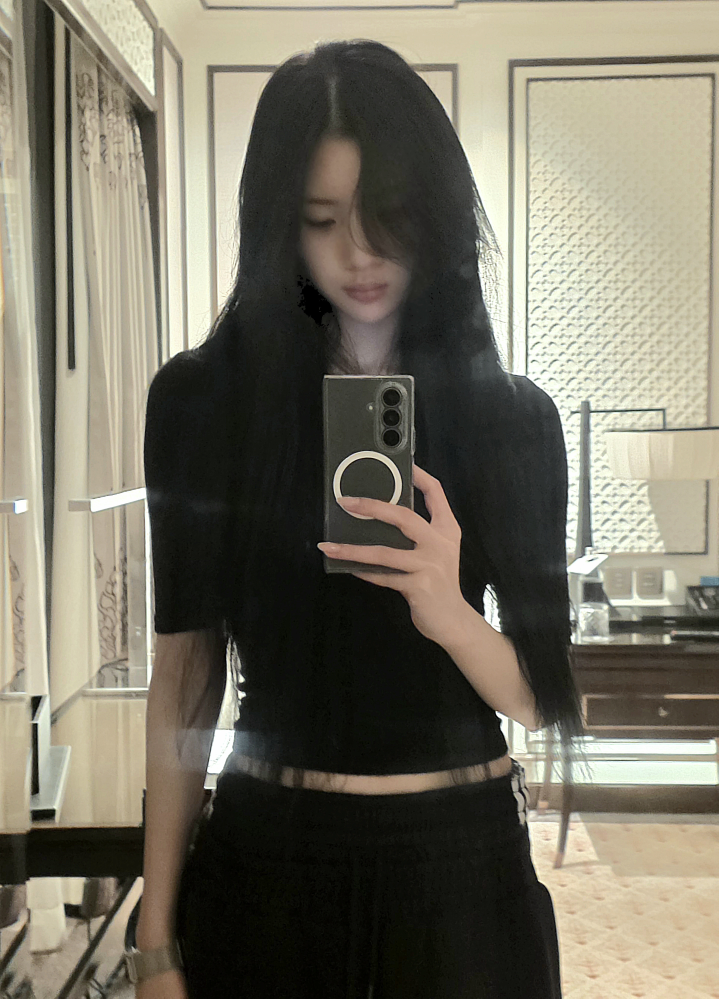
#> input picture modules/module-01-opencv-fundamentals/notebooks/h2hjuun.jpg, 2873 x 3993 px, given in place of the camera (shown at 1/4 size)
$ jupyter execute handson_kamera.ipynb   (older library calls are emulated)   (text cells are left out)
#> lines starting #> are read from the running program, lines starting #| are printed output that depends on the picture; after the words box and inside, x2 and y2 are one past the last pixel; in counts of white or black regions, pixels touching at a corner belong together
[cell 1]
import sys
import numpy as np
import cv2
import matplotlib.pyplot as plt

try:
    from numba import njit
    HAS_NUMBA = True
except ImportError:
    HAS_NUMBA = False

    # [4 lines left out: function njit, not called in this run]

IN_COLAB = 'google.colab' in sys.modules
MAX_SIDE = 320  # foto diperkecil ke sisi terpanjang ini supaya loop manual dan GrabCut tidak lama
print('Colab:', IN_COLAB, '| numba:', HAS_NUMBA)


def resize_max(a, max_side=MAX_SIDE):
    h, w = a.shape[:2]
    scale = max_side / max(h, w)
    if scale >= 1:
        return a
    return cv2.resize(a, (int(w * scale), int(h * scale)), interpolation=cv2.INTER_AREA)


def normalize_to_uint8(a):
    a = a.astype(np.float64)
    a = a - a.min()
    if a.max() > 0:
        a = a / a.max() * 255
    return a.astype(np.uint8)


def show(images, titles, cols=3, size=(4, 4)):
    rows = (len(images) + cols - 1) // cols
    fig, axes = plt.subplots(rows, cols, figsize=(size[0] * cols, size[1] * rows))
    axes = np.array(axes).reshape(-1)
    for ax, im, t in zip(axes, images, titles):
        if im.ndim == 2:
            ax.imshow(im, cmap='gray', vmin=0, vmax=255)
        else:
            ax.imshow(im)
        ax.set_title(t)
        ax.axis('off')
    for ax in axes[len(images):]:
        ax.axis('off')
    plt.tight_layout()
    plt.show()

[cell 2]
# ---------- Colab: ambil foto lewat JavaScript di browser ----------
# [37 lines left out: function take_photo_colab, not called in this run]


# ---------- Lokal: ambil satu frame lewat OpenCV ----------
def take_photo_local(cam_index=0, warmup=15):
#> called with cam_index = 0, warmup = 15
    cap = cv2.VideoCapture(cam_index)
    if not cap.isOpened():
        raise RuntimeError('Kamera tidak bisa dibuka. Cek izin kamera, nilai cam_index (coba 1), '
                           'dan pastikan kamera tidak dipakai aplikasi lain.')
    try:
        for _ in range(warmup):  # buang beberapa frame awal supaya exposure menyesuaikan
            cap.read()
#> this loop made 15 passes
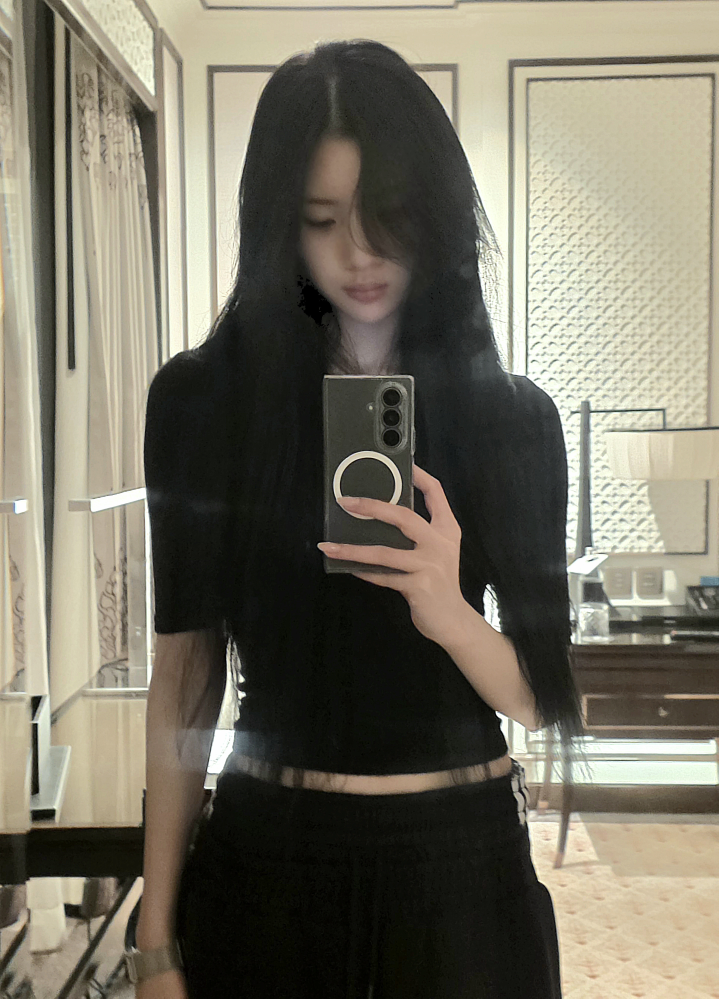
#> input picture modules/module-01-opencv-fundamentals/notebooks/h2hjuun.jpg, 2873 x 3993 px, given in place of the camera (shown at 1/4 size)
        ok, frame = cap.read()
#> frame is the input picture: shape (3993, 2873, 3); mean B, G, R 99.9, 114.5, 118.9
    finally:
        cap.release()
    if not ok:
        raise RuntimeError('Gagal membaca frame dari kamera.')
    return frame


def take_photo():
    return take_photo_colab() if IN_COLAB else take_photo_local()

[cell 3]
raw_bgr = take_photo()
photo_bgr = resize_max(raw_bgr)                          # BGR, untuk fungsi OpenCV
photo = cv2.cvtColor(photo_bgr, cv2.COLOR_BGR2RGB)       # RGB, untuk matplotlib
gray = cv2.cvtColor(photo_bgr, cv2.COLOR_BGR2GRAY)

print('Ukuran asli:', raw_bgr.shape[1], 'x', raw_bgr.shape[0], '| dipakai:', photo.shape[1], 'x', photo.shape[0])
#| Ukuran asli: 2873 x 3993 | dipakai: 230 x 320
cv2.imwrite('foto_kamera.jpg', raw_bgr)                  # simpan foto asli (di Colab: panel Files di kiri)
show([photo, gray], ['Foto kamera', 'Grayscale'], cols=2, size=(5, 5))
#> in show, `rows = (len(images) + cols - 1) // cols`: rows = 1
#> the loop in show, `for ax, im, t in zip(axes, images, titles):` made 2 passes
#> t on passes 1 to 2: 'Foto kamera', 'Grayscale'

[cell 4]
@njit
def _convolve_loops(padded, flipped, h, w):
    kh, kw = flipped.shape
    out = np.zeros((h, w), dtype=np.float64)
    for y in range(h):
        for x in range(w):
            s = 0.0
            for i in range(kh):
                for j in range(kw):
                    s += padded[y + i, x + j] * flipped[i, j]
            out[y, x] = s
    return out


def convolve2d(image, kernel, padding='reflect'):
#> called with image = array of shape (8, 8), kernel = array of shape (5, 5), padding = 'reflect'
    image = image.astype(np.float64)
    kh, kw = kernel.shape
    ph, pw = kh // 2, kw // 2
    mode = {'zero': 'constant', 'replicate': 'edge', 'reflect': 'reflect'}[padding]
    padded = np.pad(image, ((ph, ph), (pw, pw)), mode=mode)
    flipped = np.ascontiguousarray(np.flipud(np.fliplr(kernel)), dtype=np.float64)
    h, w = image.shape
#> h = 8; w = 8
    return _convolve_loops(padded, flipped, h, w)


def to_uint8(a):
    return np.clip(a, 0, 255).astype(np.uint8)


def gaussian_kernel(size=5, sigma=1.0):
    ax = np.arange(size) - size // 2
    xx, yy = np.meshgrid(ax, ax)
    k = np.exp(-(xx ** 2 + yy ** 2) / (2 * sigma ** 2))
    return k / k.sum()


# Verifikasi manual vs OpenCV
k_mean = np.ones((5, 5)) / 25.0
convolve2d(gray[:8, :8], k_mean)  # pemanasan (kompilasi numba)
manual = convolve2d(gray, k_mean)
ref = cv2.filter2D(gray.astype(np.float64), -1, k_mean, borderType=cv2.BORDER_REFLECT_101)
print('Selisih maksimum manual vs OpenCV:', np.abs(manual - ref).max())
#| Selisih maksimum manual vs OpenCV: 1.4210854715202004e-13

mean_out = to_uint8(manual)
gauss_out = to_uint8(convolve2d(gray, gaussian_kernel(5, 1.5)))
median_out = cv2.medianBlur(gray, 5)

show([gray, mean_out, gauss_out, median_out],
     ['Asli', 'Mean 5x5 (manual)', 'Gaussian 5x5 (manual)', 'Median 5x5'], cols=4, size=(3.5, 3.5))
#> the loop in show (call 2), `for ax, im, t in zip(axes, images, titles):` made 4 passes
#> t on passes 1 to 4: 'Asli', 'Mean 5x5 (manual)', 'Gaussian 5x5 (manual)', 'Median 5x5'

[cell 5]
rng = np.random.default_rng(0)
NOISE_SIGMA = 25   # ubah untuk noise lebih kuat/lemah
noisy = to_uint8(gray + rng.normal(0, NOISE_SIGMA, gray.shape))

def psnr(a, b):
    mse = np.mean((a.astype(np.float64) - b.astype(np.float64)) ** 2)
    return float('inf') if mse == 0 else 10 * np.log10(255 ** 2 / mse)

n_mean = to_uint8(convolve2d(noisy, np.ones((5, 5)) / 25.0))
#> call 4 of convolve2d, with kernel = array of shape (5, 5), padding = 'reflect'
#> in convolve2d (call 4), `padded = np.pad(image, ((ph, ph), (pw, pw)), mode=mode)`:
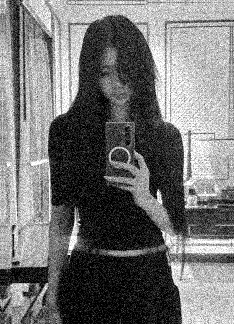
#> padded: shape (324, 234) float64; min 0, max 255, mean 115.3
#> in convolve2d (call 4), `flipped = np.ascontiguousarray(np.flipud(np.fliplr(kernel)), dtype=np...`: flipped = [[0.04, 0.04, 0.04, 0.04, 0.04], [0.04, 0.04, 0.04, 0.04, 0.04], [0.04, 0.04, 0.04, 0.04, 0.04], [0.04, 0.04, 0.04, 0.04, 0.04], [0.04, 0.04, 0.04, 0.04, 0.04]]
n_gauss = to_uint8(convolve2d(noisy, gaussian_kernel(5, 1.5)))
n_median = cv2.medianBlur(noisy, 5)
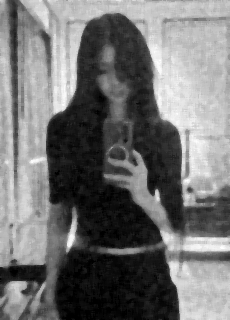
#> n_median: shape (320, 230); min 0, max 255, mean 114

show([noisy, n_mean, n_gauss, n_median],
     [f'Noisy ({psnr(gray, noisy):.1f} dB)', f'Mean ({psnr(gray, n_mean):.1f} dB)',
      f'Gaussian ({psnr(gray, n_gauss):.1f} dB)', f'Median ({psnr(gray, n_median):.1f} dB)'],
     cols=4, size=(3.5, 3.5))
#> in psnr, `mse = np.mean((a.astype(np.float64) - b.astype(np.float64)) ** 2)`: mse = 545.1

[cell 6]
SOBEL_T = 100                       # threshold magnitude Sobel
CANNY_LOW, CANNY_HIGH = 50, 150     # dua threshold Canny

blur = cv2.GaussianBlur(gray, (5, 5), 1.4)          # blur dulu supaya noise tidak jadi tepi

gx = cv2.Sobel(blur, cv2.CV_64F, 1, 0, ksize=3)
gy = cv2.Sobel(blur, cv2.CV_64F, 0, 1, ksize=3)
mag = np.hypot(gx, gy)
sobel_bin = ((mag > SOBEL_T) * 255).astype(np.uint8)
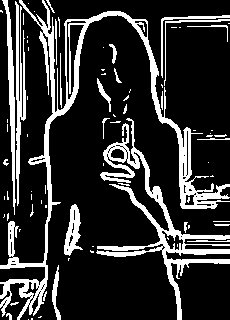
#> sobel_bin: shape (320, 230); 19.1% white; 80 white regions (54 under 20 px), largest, box (x1, y1, x2, y2) and area: (0, 0, 230, 320) 6132, (96, 118, 230, 320) 3706, (15, 1, 26, 206) 993

log = cv2.Laplacian(cv2.GaussianBlur(gray, (7, 7), 1.4), cv2.CV_64F)
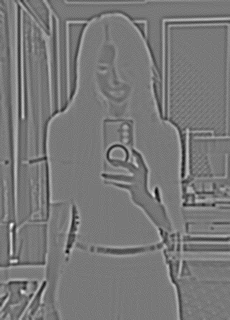
#> log: shape (320, 230) float64; min -46, max 51, mean 0; drawn with min black and max white
canny = cv2.Canny(blur, CANNY_LOW, CANNY_HIGH)
#> canny: shape (320, 230); 7.9% white in thin lines or dots

show([normalize_to_uint8(mag), sobel_bin, normalize_to_uint8(np.abs(log)), canny],
     ['Sobel (magnitude)', f'Sobel (threshold {SOBEL_T})', '|LoG|', f'Canny ({CANNY_LOW}, {CANNY_HIGH})'],
     cols=4, size=(3.5, 3.5))
#> in normalize_to_uint8 (call 2), `a = a.astype(np.float64)`:
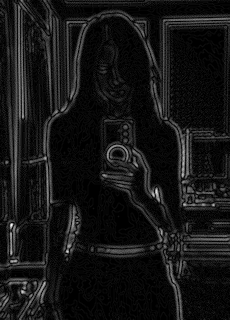
#> a: shape (320, 230) float64; min 0, max 51, mean 4.2; drawn with min black and max white

[cell 7]
RECT_FRAC = (0.10, 0.03, 0.80, 0.94)   # (x, y, lebar, tinggi) sebagai pecahan ukuran foto
GC_ITER = 8

H, W = photo.shape[:2]
#> H = 320; W = 230
rect = (int(RECT_FRAC[0] * W), int(RECT_FRAC[1] * H), int(RECT_FRAC[2] * W), int(RECT_FRAC[3] * H))
#> rect = (23, 9, 184, 300)
#> `m = cv2.morphologyEx(mask_gc, cv2.MORPH_OPEN, k)`: mask_gc: shape (320, 230); 43.6% white; 1 white region, box (x1, y1, x2, y2) and area: (40, 13, 187, 309) 32096

gc_mask = np.zeros((H, W), np.uint8)
bgd_model = np.zeros((1, 65), np.float64)
fgd_model = np.zeros((1, 65), np.float64)
cv2.grabCut(photo_bgr, gc_mask, rect, bgd_model, fgd_model, GC_ITER, cv2.GC_INIT_WITH_RECT)
mask_gc = np.where((gc_mask == 1) | (gc_mask == 3), 255, 0).astype(np.uint8)


def largest_component(mask):
    n, lab, stats, _ = cv2.connectedComponentsWithStats(mask, connectivity=8)
#> n = 2
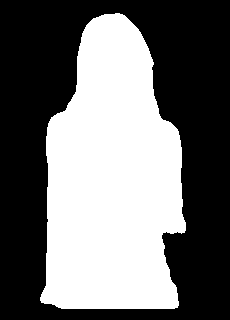
#> mask: shape (320, 230); 43.9% white; 1 white region, box (x1, y1, x2, y2) and area: (40, 13, 186, 309) 32293
    if n <= 1:
        return mask
    k = 1 + np.argmax(stats[1:, cv2.CC_STAT_AREA])
#> k = 1
    return ((lab == k) * 255).astype(np.uint8)


k = cv2.getStructuringElement(cv2.MORPH_ELLIPSE, (9, 9))
m = cv2.morphologyEx(mask_gc, cv2.MORPH_OPEN, k)     # buang duri dan bintik kecil
m = cv2.morphologyEx(m, cv2.MORPH_CLOSE, k)          # tutup celah kecil
m = largest_component(m)                             # sisakan objek terbesar
inv = m.copy()                                       # isi lubang di dalam objek
cv2.floodFill(inv, np.zeros((H + 2, W + 2), np.uint8), (0, 0), 255)
#> inv: shape (320, 230); every value is 255
m = m | cv2.bitwise_not(inv)
mask_clean = cv2.medianBlur(m, 7)                    # haluskan tepi

preview = photo.copy()
x, y, rw, rh = rect
#> x = 23; y = 9; rw = 184; rh = 300
cv2.rectangle(preview, (x, y), (x + rw, y + rh), (0, 255, 0), 2)
#> preview: shape (320, 230, 3); mean R, G, B 112.7, 118.6, 94.8
result = np.where(mask_clean[..., None] > 0, photo, 255).astype(np.uint8)
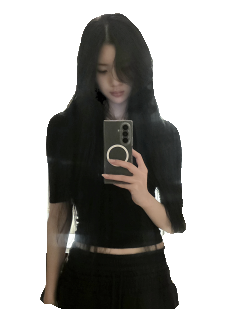
#> result: shape (320, 230, 3); mean R, G, B 164.5, 163.3, 160.6

show([preview, mask_gc, mask_clean, result],
     ['Kotak awal', 'Mask GrabCut', 'Mask dirapikan', 'Hasil'], cols=4, size=(3.5, 3.5))
#> the loop in show (call 5), `for ax, im, t in zip(axes, images, titles):` made 4 passes
#> in show (call 5), `plt.show()`:
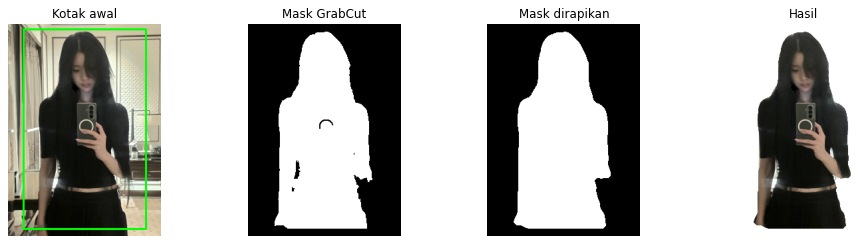
#> figure drawn by matplotlib, 4 panels

[cell 8]
# PNG transparan: mask jadi alpha channel (tepi dihaluskan sedikit)
soft = cv2.GaussianBlur(mask_clean, (5, 5), 0)
#> mask_clean: shape (320, 230); 43.9% white; 1 white region, box (x1, y1, x2, y2) and area: (40, 13, 186, 309) 32285
rgba = np.dstack([photo_bgr, soft])                  # BGR + alpha
cv2.imwrite('kamera_tanpa_background.png', rgba)

# Ganti background dengan warna lain
alpha = (soft / 255.0)[..., None]
green = np.full_like(photo, (0, 160, 90))
composite = (alpha * photo + (1 - alpha) * green).astype(np.uint8)
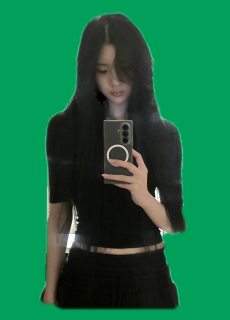
#> composite: shape (320, 230, 3); mean R, G, B 21.6, 110.2, 68.2
show([photo, composite], ['Asli', 'Background diganti'], cols=2, size=(5, 5))
print('Tersimpan: kamera_tanpa_background.png')

# Di Colab, unduh hasilnya:
# from google.colab import files; files.download('kamera_tanpa_background.png')

[cell 9]
def run_live(cam_index=0):
#> called with cam_index = 0
    cap = cv2.VideoCapture(cam_index)
    if not cap.isOpened():
        print('Kamera tidak bisa dibuka. Cek izin kamera atau coba cam_index=1.')
        return
    names = {'1': 'Asli', '2': 'Grayscale', '3': 'Gaussian', '4': 'Median', '5': 'Sobel', '6': 'Canny'}
    mode = '1'
    try:
        while True:
            ok, frame = cap.read()
            if not ok:
                break
            frame = resize_max(frame, 480)
            g = cv2.cvtColor(frame, cv2.COLOR_BGR2GRAY)
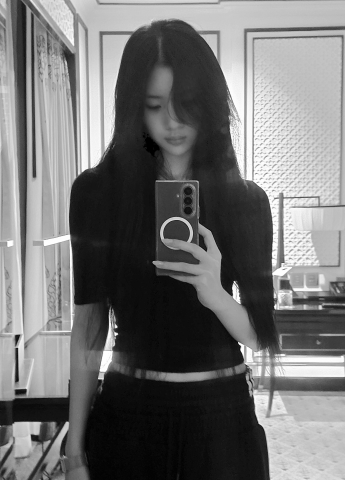
#> g: shape (480, 345); min 0, max 254, mean 114.1
            if mode == '1':
                out = frame
            elif mode == '2':
                out = cv2.cvtColor(g, cv2.COLOR_GRAY2BGR)
            elif mode == '3':
                out = cv2.GaussianBlur(frame, (9, 9), 2)
            elif mode == '4':
                out = cv2.medianBlur(frame, 5)
            elif mode == '5':
                b = cv2.GaussianBlur(g, (5, 5), 1.4)
                sx = cv2.Sobel(b, cv2.CV_64F, 1, 0, ksize=3)
                sy = cv2.Sobel(b, cv2.CV_64F, 0, 1, ksize=3)
                out = cv2.cvtColor(cv2.convertScaleAbs(np.hypot(sx, sy)), cv2.COLOR_GRAY2BGR)
            else:
                b = cv2.GaussianBlur(g, (5, 5), 1.4)
                out = cv2.cvtColor(cv2.Canny(b, 50, 150), cv2.COLOR_GRAY2BGR)
            out = out.copy()
            cv2.putText(out, names[mode], (10, 28), cv2.FONT_HERSHEY_SIMPLEX, 0.9, (0, 255, 0), 2)
            cv2.imshow('Live (1-6 ganti mode, q keluar)', out)
            key = cv2.waitKey(1) & 0xFF
#> (key q is pressed here)
            if key == ord('q'):
                break
            if chr(key) in names:
                mode = chr(key)
    finally:
        cap.release()
        cv2.destroyAllWindows()


if IN_COLAB:
    print('Mode live tidak tersedia di Colab. Jalankan notebook ini di Jupyter/VS Code lokal untuk mencobanya.')
else:
    run_live()
